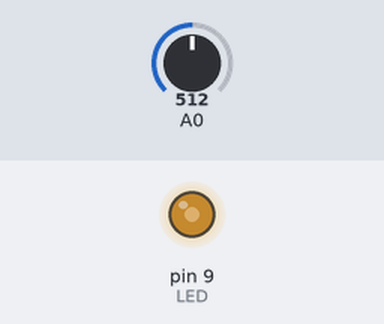
A sketch run on a simulated Arduino Uno, built with avr-gcc and run on an emulated ATmega328P. On the bench: output pins drawn as LEDs (lit = HIGH). Inputs (shaded band) come from the test bench; at power-on: A0 = 512.

Above: at 1.2 s.
1.3 s: A0 set to 306
At 1.8 s:
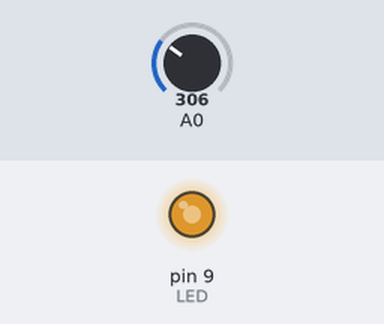
2.8 s: A0 set to 122
At 4.0 s:
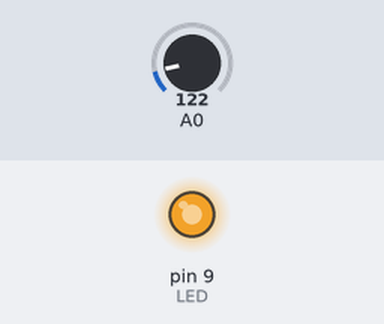
4.3 s: A0 set to 900
At 5.1 s:
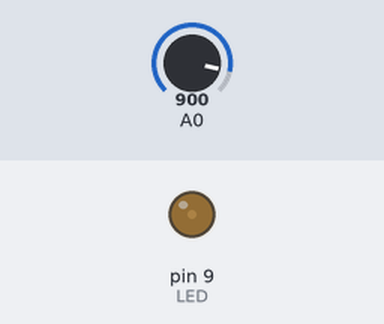
5.8 s: A0 set to 1023
At 6.5 s:
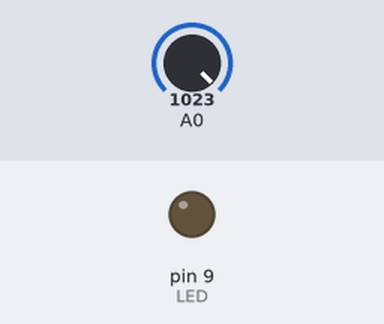
Timing chart, 0 to 8.3 s (numbered marks = the images above; inputs shaded):
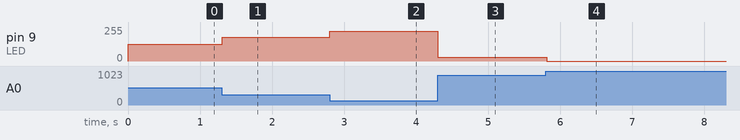

The sketch:

LED_brightness_analogue_input.ino
```cpp
const int LED = 9; // LED at 9

int val = 0; // Store input from sensor

void setup() {

pinMode(LED, OUTPUT); // LED is an output
// Note that analogue pins are automatically set as inputs.

}

void loop() {

val = analogRead(0); // Read value from sensor

analogWrite(LED, 255 - val/4); // Turn LED on at brightness set by sensor
// Divided by 4 as the maximum brightness is 255, and maximum sensor value is 1023


delay(10);

}
```

Measured:
- after the input at 1.3 s, pin 9 (LED): 127/255 → 179/255 at once
- after the input at 2.8 s, pin 9 (LED): 179/255 → 225/255 at once
- after the input at 4.3 s, pin 9 (LED): 225/255 → 30/255 at once
- after the input at 5.8 s, pin 9 (LED): 30/255 → 0/255 at once
